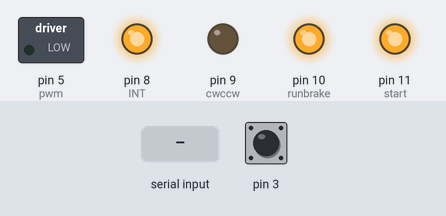
Simulated run of this sketch. Board: Arduino Uno, built with avr-gcc and run on an emulated ATmega328P. Shown: switched loads named in the sketch (green lamp = pin HIGH), output pins drawn as LEDs (lit = HIGH). The inputs (shaded band) are chosen by the test bench; at power-on: pin 3 HIGH. Pins used as bus, display or sensor lines are not drawn; what the sketch prints to the serial monitor is not drawn.

Above: at 1.2 s.
1.3 s: byte 30 received over Serial
At 1.9 s:
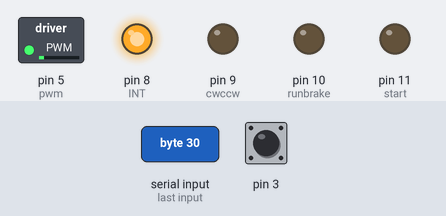
2.8 s: byte 90 received over Serial
At 3.1 s:
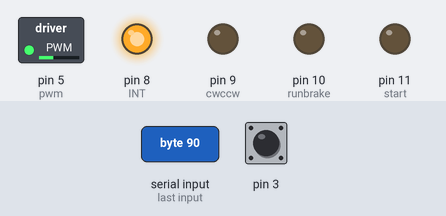
Timing chart, 0 to 5.8 s (numbered marks = the images above; inputs shaded):
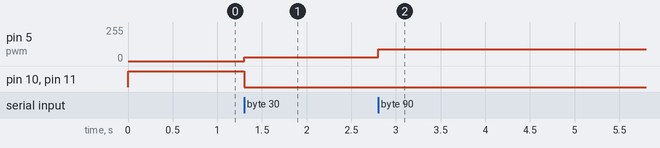

Measured:
- after the input at 1.3 s, pin 5 (pwm): 0/255 → 30/255 at once; pin 10 (runbrake), pin 11 (start): HIGH → LOW at once
- after the input at 2.8 s, pin 5 (pwm): 30/255 → 90/255 at once

The sketch:

Cart_OA.ino
```cpp
//Pin番号定義 CO
#define start 11
#define runbrake 10
#define cwccw 9
#define pwm 5
#define INT 8
#define AlarmReset 7
#define Speed 1

//受信データ
int8_t receive_data;        //受信データ(生データ):Simulinkからの情報

//送信データ
uint8_t send_data;          //送信データ(生データ):8bit目がflag，1～7bit目に距離
uint8_t distance_cm = 0;    //送信データ(距離)(0～127)[cm]
uint8_t flag = 0;           //送信データ(フラグ)

//パラメータ
float r = 0.0250;           //車輪半径[m]
float rot = 0.0000;         //車輪の回転数[rot]
double distance_m = 0;      //移動距離[m]
int cart_direction = 1;     //現在の移動方向(左:1 右:-1 エラー:0)
int prev_direction = 1;     //1サイクル前の移動方向(左:1 右:-1 エラー:0)
volatile int pulse = 0;     //エンコーダで数えたパルス数

//初期化
void setup() {
  pinMode(start, OUTPUT);     //H:START L:STOP
  pinMode(runbrake, OUTPUT);  //H:RUN L:BREAK(Instant stop)
  pinMode(cwccw, OUTPUT);     //H:CW(Right) L:CCW(Left)
  pinMode(INT, OUTPUT);       //Don't use. Always LOW.
  pinMode(AlarmReset, OUTPUT);//Don't use. Always LOW.
  pinMode(pwm, OUTPUT);       //This pin is Analog pin. Output 0～5V.
//  pinMode(13, OUTPUT);        //Test用

  digitalWrite(INT, HIGH);
  digitalWrite(AlarmReset, HIGH);

  //最初はモータをストップさせておく
  digitalWrite(start, HIGH);
  digitalWrite(runbrake, HIGH);

  Serial.begin(115200);

  //割り込み処理定義
  attachInterrupt(Speed, RecognizeRotation, FALLING);
}

//パルスの立下り数を検出
void RecognizeRotation(void){
  pulse++;
}

//データ送信プログラム
void Send_Data(void){
  send_data = ( flag << 7) + distance_cm;

  //Simulinkに[cm]単位で距離を送信
//  delay(500);
  Serial.write(send_data);
  //Serial.write(30);
  //Serial.println(1);

}

//移動距離の計算
void Calculate_distance(void){
  rot = pulse / 450.0;  //900 = 30(モータの1回転あたりのパルス数) * 15(減速比)
  distance_m = rot * (2.0 * 3.1416 * r);
  distance_cm = distance_m * 100;
  if(distance_cm >= 0 && distance_cm <=100){
    flag = 0;
  }else if(distance_cm > 100){
    pulse = 0;
    flag = 1;
    distance_cm -= 100;
  }
}

//モータ正回転
void Forward_motor(int vel){
  //運転
  digitalWrite(start,LOW);     //New circuit
  digitalWrite(runbrake,LOW);  //New circuit
  //正転
  digitalWrite(cwccw,HIGH);     //New circuit
  //速度
  analogWrite(pwm, abs(vel));
}

//モータ逆回転
void Reverse_motor(int vel){
  //運転
  digitalWrite(start,LOW);     //New circuit
  digitalWrite(runbrake,LOW);  //New circuit
  //逆転
  digitalWrite(cwccw,LOW);      //New circuit
  //速度
  analogWrite(pwm, abs(vel));
}

//モータ停止
void Stop_motor(void){
  //停止
  digitalWrite(start,HIGH);      //New circuit
  digitalWrite(runbrake,HIGH);   //New circuit
  //速度
  analogWrite(pwm, 0);
}

//モータ瞬時停止
void InstantStop_motor(void){
  //瞬時停止
  digitalWrite(runbrake,HIGH); //New circuit
  digitalWrite(start,HIGH); //New circuit
  //速度
  analogWrite(pwm, 0);
}

/*
 * 停止は減速の立下りが加速の立上りとほぼ同じ挙動をする
 * そのため、速度-時間曲線は等脚台形になる(ハズ)
 * それに対し瞬時停止はほぼ90度の角度で立下る
 * 挙動についてはモータの取扱説明書または引継資料を参照のこと
 */

//速度制御
void Control_Motor(void){
  //正転
  if( receive_data<0 && receive_data>=-128 ){
    Forward_motor(receive_data);
    cart_direction = 1;         //左移動
    if(prev_direction == -1){   //方向が変わるとリセット
      pulse = 0;
    }
    Calculate_distance();
  }
  //逆転
  else if( receive_data>0 && receive_data<=127){
    Reverse_motor(receive_data);
    cart_direction = -1;        //右移動
    if(prev_direction == 1){   //方向が変わるとリセット
      pulse = 0;
    }
    Calculate_distance();
  }
  //-128<=receive_data<=127以外の値を受信すると、Stop
  else{
    Stop_motor();
    Calculate_distance();
    //★ひとつ前で停止した時までの距離を格納
  }
}

//メインプログラム
void loop() {
//  if(Serial.available() > 0)
  if(Serial.available())
  {
    prev_direction = cart_direction;
    receive_data = Serial.read();
    Control_Motor();
    Send_Data();


  }
//  Reverse_motor(20);
}
```
